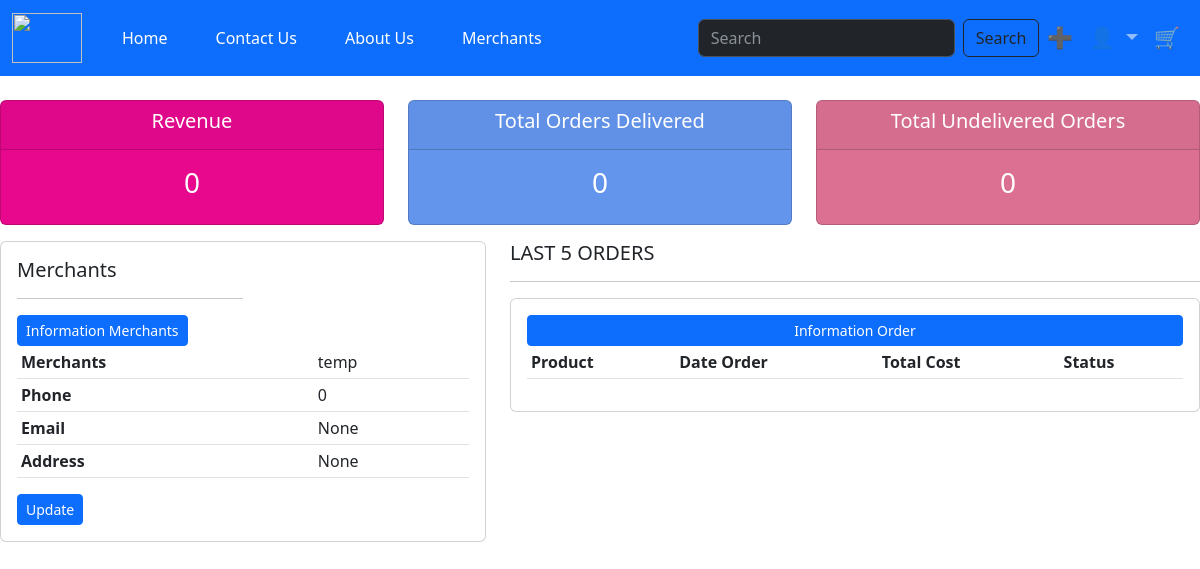
Page /dashboardmer/ (signed in) on the committed database.
### app/models.py (models this page shows, shortened)
class Merchants(models.Model):
    user = models.ForeignKey(User, on_delete=models.CASCADE,blank=True, null=True)
    name = models.CharField(max_length=200, null=True)
    email = models.CharField(max_length=200, null=True)
    phone = models.IntegerField(default=0)
    address_rd = models.CharField(max_length=200,null=True)

### app/views.py (the view)
# urls.py: path('dashboardmer/', views.dashboardmer , name = 'dashboardmer'),
def dashboardmer(request):
    user = request.user
    order_placed = OrderPlaced.objects.all()
    user = request.user
    merchants = Merchants.objects.get(user=user)
    products_added_by_merchant = Product.objects.filter(merchants=merchants)
    merchant = Merchants.objects.filter(user=user)
    count = 0
    total_cost = 0
    count1 = 0
    orders = []
    for order in order_placed:
        for productsadd in products_added_by_merchant:
            if order.product.name == productsadd.name:
                total_cost = total_cost + productsadd.price
                orders.append(order)
                if order.status == "Delivered":
                    count = count + 1
                else:
                    count1 = count1 + 1
    context = {
        'count': count,
        'total_cost': total_cost,
        'count1': count1,
        'orders': orders,
        'merchant': merchant
    }
    return render(request, 'dashboardmer.html', context)

### app/templates/dashboardmer.html (shortened to what this page needs)
{% extends 'merchants.html' %}
{% load static %}
{% block content %}
{% include 'statusmer.html' %}
<div class="row">
    <div class="col-md-5">
        <div class="card card-body">
            <div class="col">
                <div class="col-md-6">
                    <h5>Merchants</h5>
                    <hr>
                </div>
                <div class="col-md-6">
                    <a class="btn btn-primary btn-sm btn-block" href="">Information Merchants</a>
                </div>
            </div>
            {% for cus in merchant %}
            <table class="table table-sm">
                <tr>
                    <th>Merchants</th>
                    <td>{{ cus.name }}</td>
                </tr>
                <tr>
                    <th>Phone</th>
                    <td>{{ cus.phone }}</td>
                </tr>
                <tr>
                    <th>Email</th>
                    <td>{{ cus.email }}</td>
                </tr>
                <tr>
                    <th>Address</th>
                    <td>{{ cus.address_rd}}</td>
                </tr>
            </table>
                <div class="col-md-6">
                    <a class="btn btn-primary btn-sm btn-block" href="/merchantsaddress">Update</a>
                </div>
            {% endfor %}
        </div>
    </div>
    <div class="col-md-7">
        <h5>LAST 5 ORDERS</h5>
        <hr>
        <div class="card card-body">
            <a class="btn btn-primary btn-sm btn-block" href="">Information Order</a>
            <table class="table table-sm">
                <thead>
                    <tr>
                        <th>Product</th>
                        <th>Date Order</th>
                        <th>Total Cost</th>
                        <th>Status</th>
                    </tr>
                </thead>
            </table>
        </div>
    </div>
</div>
{% endblock %}

### app/static/app/css/main.css (style rules this page uses)
body { background-color: hsl(0, 0%, 98%); }
h1,h2,h3,h4,h5,h6 { color:hsl(0, 0%, 30%); }
.btn { border-radius: 0; }

### rows in the picture
Merchants: name "temp", phone "0", email "None", address_rd "None"

### other values in the picture
{{ total_cost }} "0"
{{ count }} "0"
{{ count1 }} "0"
